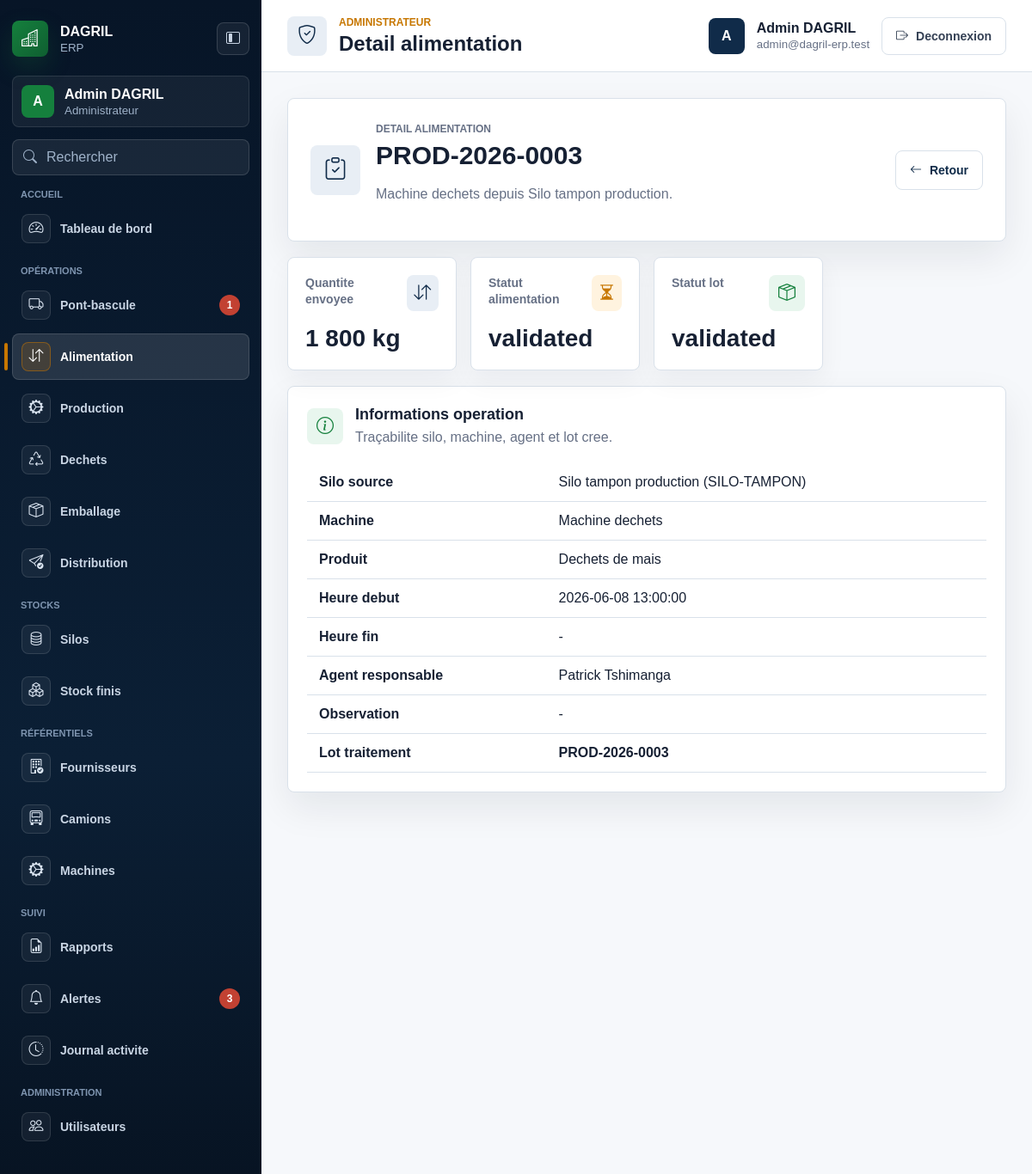
Page /machine-feeds/3 (signed in) on the committed database.
### tables this page shows
CREATE TABLE machine_feeds (
  id INT UNSIGNED AUTO_INCREMENT PRIMARY KEY,
  machine_id INT UNSIGNED NOT NULL,
  silo_id INT UNSIGNED NOT NULL,
  product_id INT UNSIGNED NOT NULL,
  silo_movement_id INT UNSIGNED NULL,
  quantity_kg DECIMAL(12,3) NOT NULL,
  fed_at DATETIME NOT NULL,
  ended_at DATETIME NULL,
  observation TEXT NULL,
  status ENUM('active', 'inactive', 'pending', 'validated', 'cancelled') NOT NULL DEFAULT 'pending',
  created_by INT UNSIGNED NULL,
  created_at TIMESTAMP NOT NULL DEFAULT CURRENT_TIMESTAMP,
  updated_at TIMESTAMP NULL DEFAULT NULL ON UPDATE CURRENT_TIMESTAMP,
  deleted_at TIMESTAMP NULL DEFAULT NULL,
  CONSTRAINT fk_machine_feeds_machine FOREIGN KEY (machine_id) REFERENCES machines(id),
  CONSTRAINT fk_machine_feeds_silo FOREIGN KEY (silo_id) REFERENCES silos(id),
  CONSTRAINT fk_machine_feeds_product FOREIGN KEY (product_id) REFERENCES products(id),
  CONSTRAINT fk_machine_feeds_silo_movement FOREIGN KEY (silo_movement_id) REFERENCES silo_movements(id),
  CONSTRAINT fk_machine_feeds_created_by FOREIGN KEY (created_by) REFERENCES users(id)
);

CREATE TABLE production_batches (
  id INT UNSIGNED AUTO_INCREMENT PRIMARY KEY,
  machine_feed_id INT UNSIGNED NOT NULL,
  product_id INT UNSIGNED NOT NULL,
  batch_number VARCHAR(100) NOT NULL UNIQUE,
  input_quantity_kg DECIMAL(12,3) NOT NULL,
  output_quantity_kg DECIMAL(12,3) NOT NULL DEFAULT 0,
  waste_quantity_kg DECIMAL(12,3) NOT NULL DEFAULT 0,
  started_at DATETIME NOT NULL,
  ended_at DATETIME NULL,
  status ENUM('active', 'inactive', 'pending', 'validated', 'cancelled') NOT NULL DEFAULT 'pending',
  created_by INT UNSIGNED NULL,
  validated_by INT UNSIGNED NULL,
  created_at TIMESTAMP NOT NULL DEFAULT CURRENT_TIMESTAMP,
  updated_at TIMESTAMP NULL DEFAULT NULL ON UPDATE CURRENT_TIMESTAMP,
  deleted_at TIMESTAMP NULL DEFAULT NULL,
  CONSTRAINT fk_production_batches_machine_feed FOREIGN KEY (machine_feed_id) REFERENCES machine_feeds(id),
  CONSTRAINT fk_production_batches_product FOREIGN KEY (product_id) REFERENCES products(id),
  CONSTRAINT fk_production_batches_created_by FOREIGN KEY (created_by) REFERENCES users(id),
  CONSTRAINT fk_production_batches_validated_by FOREIGN KEY (validated_by) REFERENCES users(id)
);

CREATE TABLE machines (
  id INT UNSIGNED AUTO_INCREMENT PRIMARY KEY,
  name VARCHAR(120) NOT NULL,
  code VARCHAR(80) NOT NULL UNIQUE,
  machine_type VARCHAR(80) NOT NULL DEFAULT 'main',
  capacity_kg_hour DECIMAL(12,3) NULL,
  status ENUM('active', 'inactive', 'pending', 'validated', 'cancelled') NOT NULL DEFAULT 'active',
  created_at TIMESTAMP NOT NULL DEFAULT CURRENT_TIMESTAMP,
  updated_at TIMESTAMP NULL DEFAULT NULL ON UPDATE CURRENT_TIMESTAMP,
  deleted_at TIMESTAMP NULL DEFAULT NULL
);

CREATE TABLE silos (
  id INT UNSIGNED AUTO_INCREMENT PRIMARY KEY,
  name VARCHAR(120) NOT NULL,
  code VARCHAR(80) NOT NULL UNIQUE,
  product_id INT UNSIGNED NULL,
  capacity_kg DECIMAL(12,3) NOT NULL DEFAULT 0,
  current_stock_kg DECIMAL(12,3) NOT NULL DEFAULT 0,
  unit VARCHAR(30) NOT NULL DEFAULT 'kg',
  alert_threshold_kg DECIMAL(12,3) NOT NULL DEFAULT 0,
  status ENUM('active', 'inactive', 'pending', 'validated', 'cancelled') NOT NULL DEFAULT 'active',
  created_at TIMESTAMP NOT NULL DEFAULT CURRENT_TIMESTAMP,
  updated_at TIMESTAMP NULL DEFAULT NULL ON UPDATE CURRENT_TIMESTAMP,
  deleted_at TIMESTAMP NULL DEFAULT NULL,
  CONSTRAINT fk_silos_product FOREIGN KEY (product_id) REFERENCES products(id)
);

CREATE TABLE products (
  id INT UNSIGNED AUTO_INCREMENT PRIMARY KEY,
  name VARCHAR(150) NOT NULL,
  code VARCHAR(80) NOT NULL UNIQUE,
  category ENUM('raw_material', 'finished_product', 'waste') NOT NULL,
  unit VARCHAR(30) NOT NULL DEFAULT 'kg',
  status ENUM('active', 'inactive', 'pending', 'validated', 'cancelled') NOT NULL DEFAULT 'active',
  created_at TIMESTAMP NOT NULL DEFAULT CURRENT_TIMESTAMP,
  updated_at TIMESTAMP NULL DEFAULT NULL ON UPDATE CURRENT_TIMESTAMP,
  deleted_at TIMESTAMP NULL DEFAULT NULL
);

CREATE TABLE users (
  id INT UNSIGNED AUTO_INCREMENT PRIMARY KEY,
  role_id INT UNSIGNED NOT NULL,
  name VARCHAR(150) NOT NULL,
  email VARCHAR(190) NOT NULL UNIQUE,
  password VARCHAR(255) NOT NULL,
  phone VARCHAR(50) NULL,
  status ENUM('active', 'inactive', 'pending', 'validated', 'cancelled') NOT NULL DEFAULT 'active',
  last_login_at TIMESTAMP NULL DEFAULT NULL,
  created_at TIMESTAMP NOT NULL DEFAULT CURRENT_TIMESTAMP,
  updated_at TIMESTAMP NULL DEFAULT NULL ON UPDATE CURRENT_TIMESTAMP,
  deleted_at TIMESTAMP NULL DEFAULT NULL,
  CONSTRAINT fk_users_role FOREIGN KEY (role_id) REFERENCES roles(id)
);

### app/views/machine_feeds/show.php (the view)
<section class="dashboard-hero">
    <span class="hero-icon"><i class="bi bi-clipboard-check"></i></span>
    <div>
        <p class="section-label">Detail alimentation</p>
        <h2><?= e($feed['batch_number'] ?: 'Lot en attente') ?></h2>
        <p><?= e($feed['machine_name']) ?> depuis <?= e($feed['silo_name']) ?>.</p>
    </div>
    <a href="<?= e(base_url('machine-feeds')) ?>" class="page-action"><i class="bi bi-arrow-left"></i><span>Retour</span></a>
</section>
<section class="metric-grid">
    <article class="metric-card"><div class="metric-card-top"><span>Quantite envoyee</span><span class="metric-icon tone-blue"><i class="bi bi-arrow-down-up"></i></span></div><strong><?= e(number_format((float) $feed['quantity_kg'], 0, ',', ' ')) ?> kg</strong></article>
    <article class="metric-card"><div class="metric-card-top"><span>Statut alimentation</span><span class="metric-icon tone-orange"><i class="bi bi-hourglass-split"></i></span></div><strong><?= $feed['status'] === 'pending' ? 'En attente production' : e($feed['status']) ?></strong></article>
    <article class="metric-card"><div class="metric-card-top"><span>Statut lot</span><span class="metric-icon tone-green"><i class="bi bi-box-seam"></i></span></div><strong><?= e($feed['batch_status'] ?: '-') ?></strong></article>
</section>
<section class="table-panel">
    <div class="panel-heading"><span class="panel-icon"><i class="bi bi-info-circle"></i></span><div><h3>Informations operation</h3><p>Traçabilite silo, machine, agent et lot cree.</p></div></div>
    <div class="table-responsive">
        <table class="enterprise-table">
            <tbody>
                <tr><th>Silo source</th><td><?= e($feed['silo_name'] . ' (' . $feed['silo_code'] . ')') ?></td></tr>
                <tr><th>Machine</th><td><?= e($feed['machine_name']) ?></td></tr>
                <tr><th>Produit</th><td><?= e($feed['product_name']) ?></td></tr>
                <tr><th>Heure debut</th><td><?= e($feed['fed_at']) ?></td></tr>
                <tr><th>Heure fin</th><td><?= e($feed['ended_at'] ?: '-') ?></td></tr>
                <tr><th>Agent responsable</th><td><?= e($feed['agent_name'] ?: '-') ?></td></tr>
                <tr><th>Observation</th><td><?= e($feed['observation'] ?: '-') ?></td></tr>
                <tr><th>Lot traitement</th><td><strong><?= e($feed['batch_number'] ?: '-') ?></strong></td></tr>
            </tbody>
        </table>
    </div>
</section>

### app/core/Router.php (shortened to what the rows shown need)
<?php
class Router
{
    private $routes = [];
    public function add($method, $path, $handler, array $options = [])
    {
        $this->routes[] = [
            'method' => strtoupper($method),
            'path' => '/' . trim($path, '/'),
            'handler' => $handler,
            'auth' => $options['auth'] ?? false,
            'roles' => $options['roles'] ?? [],
        ];
    }
    public function dispatch($method, $uri)
    {
        $requestPath = rawurldecode(parse_url($uri, PHP_URL_PATH));
        $requestPath = '/' . trim($requestPath, '/');
        foreach ($this->routes as $route) {
            $params = [];
            if ($route['method'] === strtoupper($method) && $this->matches($route['path'], $requestPath, $params)) {
                return $this->execute($route['handler'], $params);
            }
        }
    }
    private function matches($routePath, $requestPath, array &$params)
    {
        $pattern = preg_replace('#\{([a-zA-Z_][a-zA-Z0-9_]*)\}#', '(?P<$1>[^/]+)', $routePath);
        $pattern = '#^' . $pattern . '$#';
        if (!preg_match($pattern, $requestPath, $matches)) {
            return false;
        }
        return true;
    }
    private function execute($handler, array $params = [])
    {
        if (is_string($handler) && strpos($handler, '@') !== false) {
            list($controller, $action) = explode('@', $handler, 2);
            $instance = new $controllerClass();
            return call_user_func_array([$instance, $action], $params);
        }
        throw new InvalidArgumentException('Invalid route handler.');
    }
}

### rows in the picture
machine_feeds: production_batches.batch_number "PROD-2026-0003", machine.name "Machine dechets", silo.name "Silo tampon production", quantity_kg "1 800", status "validated", production_batches.status "validated", silo.code "Silo tampon production (SILO-TAMPON)", product.name "Dechets de mais", fed_at "2026-06-08 13:00:00", ended_at "-", created_by.name "Patrick Tshimanga", observation "-"

### other values in the picture
$group['label'] "ACCUEIL"
$item['label'] "Tableau de bord"
$group['label'] "OPÉRATIONS"
$item['label'] "Pont-bascule"
$item['badge_value'] "1"
$item['label'] "Alimentation"
$item['label'] "Production"
$item['label'] "Dechets"
$item['label'] "Emballage"
$item['label'] "Distribution"
$group['label'] "STOCKS"
$item['label'] "Silos"
$item['label'] "Stock finis"
$group['label'] "RÉFÉRENTIELS"
$item['label'] "Fournisseurs"
